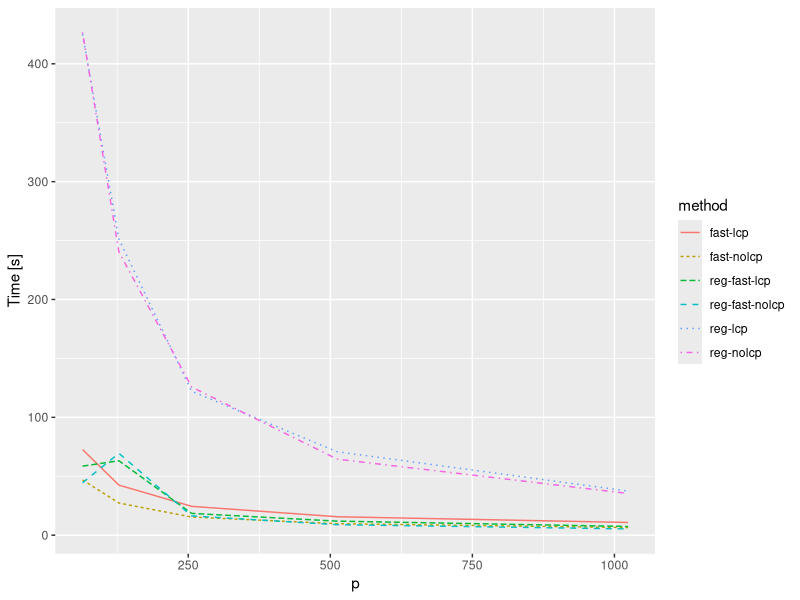

Write the R code that produced this figure.
require(ggplot2)
require(plyr)

#data <- read.csv("./benchmark_local_8.csv", sep=";", header=TRUE)
data <- read.csv("./cyence_methods.csv", sep=";", header=TRUE)

cdata <- ddply(data, c("p", "method"), summarise, time=mean(time)/1000)

fig <- ggplot(cdata, aes(x=p, y=time, group=method, lty=method, color=method)) +
        geom_line() + ylab("Time [s]")
plot(fig)
